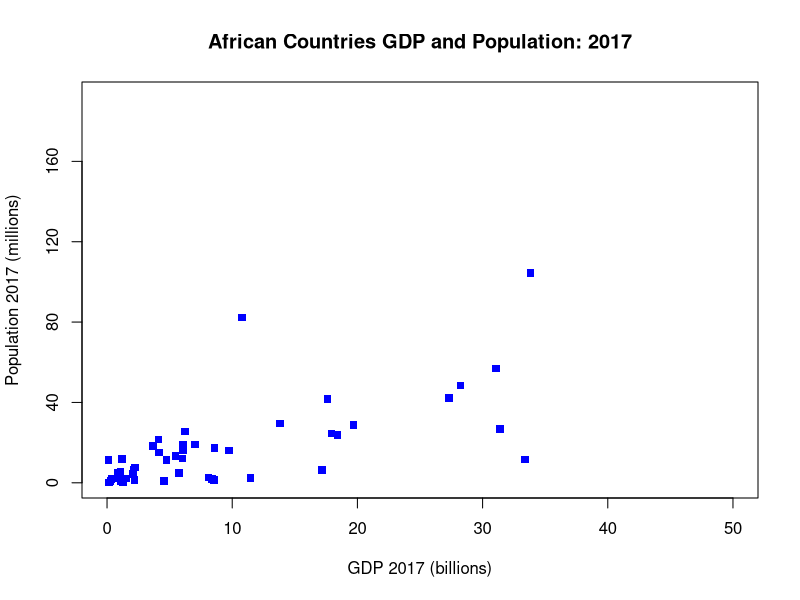

R code for this plot:
# Exercise H1 

# These resources might be helpful (in addition to the slides)
# http://publish.illinois.edu/johnrgallagher/files/2015/10/BaseGraphicsCheatsheet.pdf
# https://dcgerard.github.io/stat234/base_r_cheatsheet.html

# setup code
africadata <- read.csv("data/africadata.csv", header = TRUE,
                       stringsAsFactors = FALSE)

# Make a scatterplot of gdp_2017 vs. pop_2017



# update the axis labels to use words instead of the variable names;
# also add a title




# change the plot marker from an open circle to a filled square;
# color the square blue
# hint: see the chart at http://www.sthda.com/sthda/RDoc/figure/graphs/r-plot-pch-symbols-points-in-r.png





# change the limits on the plot x axis to go from 0 to 5e10
# hint: you can write scientific notation: c(0, 5e10)






# BONUS: if you wanted to change the tick labels to not be scientific notation,
# you need to make the plot without the axes, then add them manually.
# Here's one option
plot(pop_2017 ~ gdp_2017, data=africadata,
     xlab="GDP 2017 (billions)", ylab="Population 2017 (millions)",
     main="African Countries GDP and Population: 2017",
     pch=15, col="blue",
     xlim=c(0,5e10),
     xaxt="n", yaxt="n")
axis(2, at=1e6*seq(0, 160, 40), labels=seq(0, 160, 40))
axis(1, at=seq(0, 5e10, 1e10), labels=seq(0, 50, 10))



